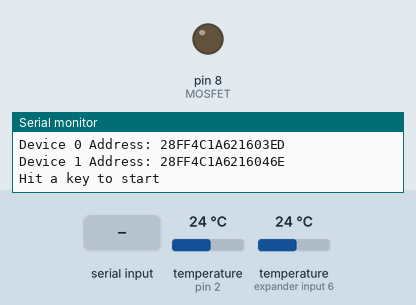
Simulated run of this sketch. Board: Arduino Uno, built with avr-gcc and run on an emulated ATmega328P. Shown: output pins drawn as LEDs (lit = HIGH), the last lines printed to the serial monitor. Inputs (shaded band) come from the test bench; at power-on: temperature (sensors on pin 2, expander input 6) 24 °C.

Above: at 1.0 s.
1.1 s: "1" received over Serial
At 3.0 s:
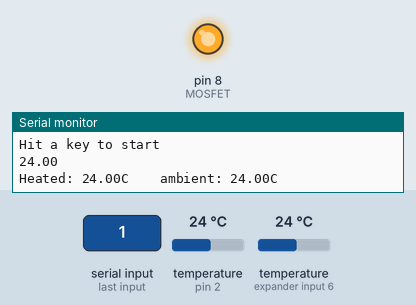
3.3 s: temperature (sensor on pin 2) set to 26.3 °C
5.9 s: temperature (sensor on pin 2) set to 27.4 °C
At 7.7 s:
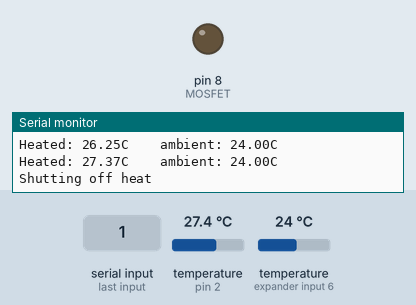
Timing chart, 0 to 9.2 s (numbered marks = the images above; inputs shaded):
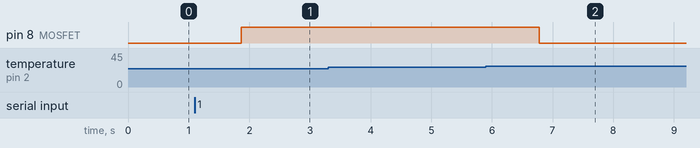

The sketch:

temp_sense_test1.ino
```cpp
/* temp_sense_test1.ino
	Luke Miller 2016-06

	Use a DS18B20 temperature sensor probe to track water
	temperature as a heater heats it.

	The hardware includes two OneWire DS18B20 temperature
	sensor, one for the warmed water and one for the
	ambient water. The individual sensor addresses are
	hard coded in the preamble below and would need to be
	updated to use other sensors.

	The heating is accomplished by a 12VDC silicone heating
	pad connected to a MOSFET attached to pin 8 of the
	arduino.

*/

// Include the libraries we need
#include <OneWire.h>
#include <DallasTemperature.h>

// Data wire is plugged into port 2 on the Arduino
#define ONE_WIRE_BUS 2
// Define the bits of temperature precision for DS18B20
#define TEMPERATURE_PRECISION 12

// Setup a oneWire instance to communicate with any
// OneWire devices (not just Maxim/Dallas temperature ICs)
OneWire oneWire(ONE_WIRE_BUS);

// Pass our oneWire reference to Dallas Temperature.
DallasTemperature sensors(&oneWire);

// arrays to hold device addresses
  // Assign address manually. The addresses below will need to be changed
  // to valid device addresses on your bus. Device address can be retrieved
  // by using either oneWire.search(deviceAddress) or individually via
  // sensors.getAddress(deviceAddress, index)
DeviceAddress warmedThermometer = { 0x28, 0x00, 0x39, 0xA3, 0x06, 0x0, 0x0, 0x99 };
DeviceAddress ambientThermometer = { 0x28, 0x82, 0x2C, 0xA3, 0x06, 0x0, 0x0, 0xE3 };

// Timekeeping
unsigned long myMillis = 0;
unsigned long maxHeatTime = 500; // time heater is allowed to run (seconds)
unsigned long updateTime = 2; // time to update Serial monitor (seconds)
unsigned long lastTime = 0; // variable to keep previous time value

// Temperature variables
float maxTempC = 27.0; // maximum temperature (C) allowed before shutting off heater
float currWaterTempC = 0; // current heated water temperature
float ambientWaterTempC = 0; // ambient water temperature

//*************************
#define MOSFET 8


void setup(void)
{
  pinMode(MOSFET, OUTPUT);
  digitalWrite(MOSFET, LOW);

  // start serial port
  Serial.begin(57600);
  Serial.println(F("Hello"));

  // Start up the OneWire library
  sensors.begin();

  Serial.print("Found ");
  Serial.print(sensors.getDeviceCount(), DEC);
  Serial.println(" devices.");

  // Search for devices on the bus and assign based on an index. Ideally,
  // you would do this to initially discover addresses on the bus and then
  // use those addresses and manually assign them (see above) once you know
  // the devices on your bus (and assuming they don't change).
  //
  // method 1: by index
  if (!sensors.getAddress(warmedThermometer, 0)) Serial.println("Unable to find address for Device 0");
  if (!sensors.getAddress(ambientThermometer, 1)) Serial.println("Unable to find address for Device 1");

	// If you initially don't know the addresses of your OneWire units,
	// Uncomment the code below and run it. The addresses (8 hex bytes)
	// of attached OneWire units will be saved into warmedThermometer and
	// ambientThermometer in the order they're found on the bus. Try searching
	// with only one unit plugged in and record the address that is output.
	// Then plug in the other unit, restart, and record the new address that
	// shows up.
	// method 2: manual search, assign found units to the inside/out
  // oneWire.reset_search();
  // if (!oneWire.search(warmedThermometer)) Serial.println("Unable to find address for insideThermometer");
  // if (!oneWire.search(ambientThermometer)) Serial.println("Unable to find address for outsideThermometer");

	// show the addresses we found on the bus
	Serial.print("Device 0 Address: ");
	printAddress(warmedThermometer);
	Serial.println();

	Serial.print("Device 1 Address: ");
	printAddress(ambientThermometer);
	Serial.println();

	// Set the temperature resolution
	sensors.setResolution(warmedThermometer, TEMPERATURE_PRECISION);
	sensors.setResolution(ambientThermometer, TEMPERATURE_PRECISION);

  // Convert maxHeatTime and updateTime to milliseconds
	maxHeatTime = maxHeatTime * 1000;
	updateTime = updateTime * 1000;


	Serial.println ("Hit a key to start");     // signal initalization done
	while(Serial.available() == 0){} // wait here for user input over serial
	myMillis = millis();
	// Poll the temperature sensors
	sensors.requestTemperatures();
	currWaterTempC = sensors.getTempCByIndex(0);
	Serial.println(currWaterTempC);

	// Turn on heater
	digitalWrite(MOSFET, HIGH);

}


void loop (void)
{

	// In the main loop, run the heater until the elapsed
	// time exceeds maxHeatTime. After that just kill the heater
	while ( (millis() - myMillis < maxHeatTime) & (currWaterTempC < maxTempC)) {
		if (millis() - lastTime > updateTime) {
			// Update lastTime
			lastTime = millis();
			// Send the command to get all available temperatures
			sensors.requestTemperatures();
			// currWaterTempC = sensors.getTempCByIndex(0);
			currWaterTempC = sensors.getTempC(warmedThermometer);
			ambientWaterTempC = sensors.getTempC(ambientThermometer);
			// Output a new temperature to Serial
			Serial.print(F("Heated: "));
			Serial.print(currWaterTempC);
			Serial.print(F("C \t ambient: "));
			Serial.print(ambientWaterTempC);
			Serial.println(F("C"));

		}
	}
	// If the while loop above quits for any reason, kill the heater
	digitalWrite(MOSFET, LOW); // turn off heater
	Serial.println(F("Shutting off heat"));
	// Go into infinite loop, only to be quit via hardware reset
	while(1) ;

}


//---------------printAddress-------------------------------------------
// function to print a device address
void printAddress(DeviceAddress deviceAddress)
{
  for (uint8_t i = 0; i < 8; i++)
  {
    // zero pad the address if necessary
    if (deviceAddress[i] < 16) Serial.print("0");
    Serial.print(deviceAddress[i], HEX);
  }
}
```

Measured:
- the behaviour switches between 26.9 and 27 °C on temperature (sensor on pin 2) (found by bisection; images 1 and 2)
- after the input at 1.1 s, pin 8 (MOSFET): LOW → HIGH after 0.76 s
- after the input at 5.9 s, pin 8 (MOSFET): HIGH → LOW after 0.88 s
